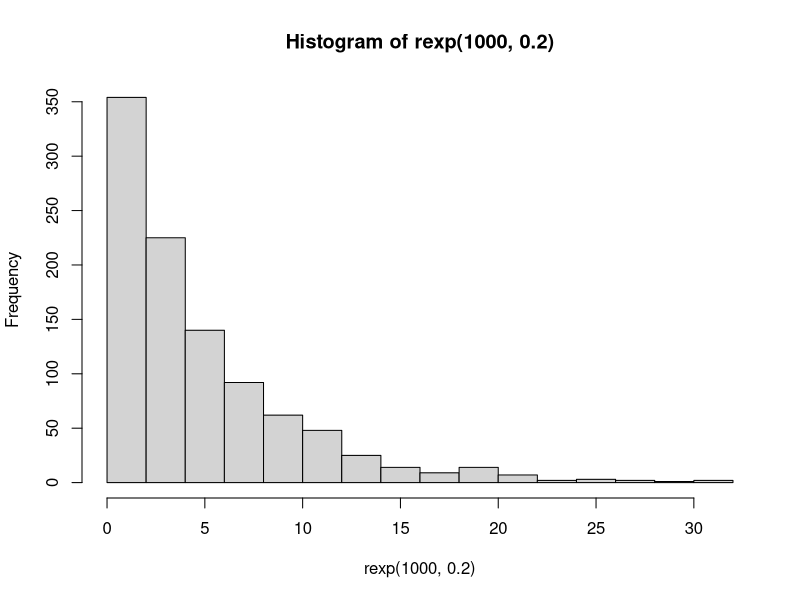
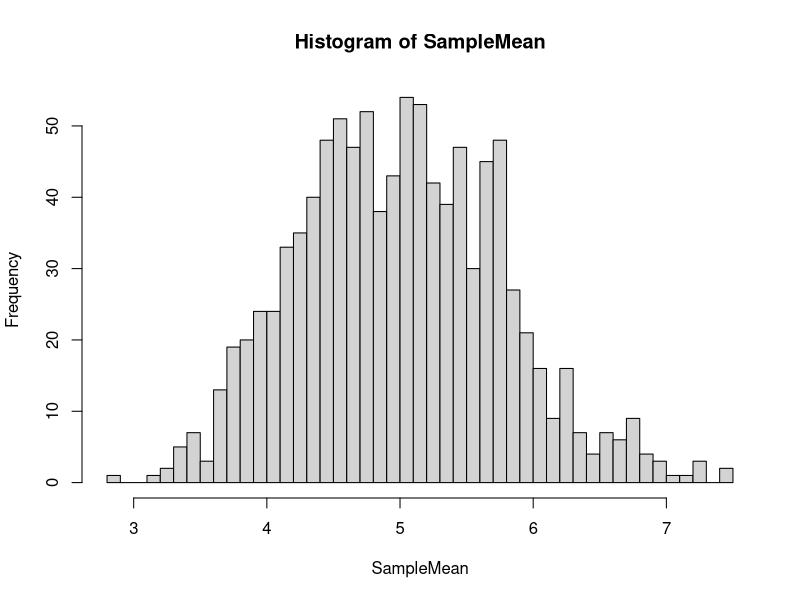

These charts were generated, in order, by the following R code:
#Inputs
n=40                            #Sample Size
B=1000                         #Number of simulations
lambda=0.2                      #Lambda for exponential distributions

ExpMean=1/0.2                   #Theorical mean and sd of the exponential distribution
ExpVariance=(1/lambda)^2/n      #Theorical variance of the exponential distribution

set.seed=1
SampleMean=NULL
SampleVar=NULL

#Simulations
for (i in 1:B) {
        sample=rexp(n,lambda)
        SampleMean=c(SampleMean,mean(sample))
} 

#Results
ErrorMean=mean(SampleMean)-ExpMean
ErrorVar=var(SampleMean)-ExpVariance

data.frame(mean(SampleMean),ExpMean,ErrorMean)

hist(rexp(1000,0.2))
hist(SampleMean,40)
